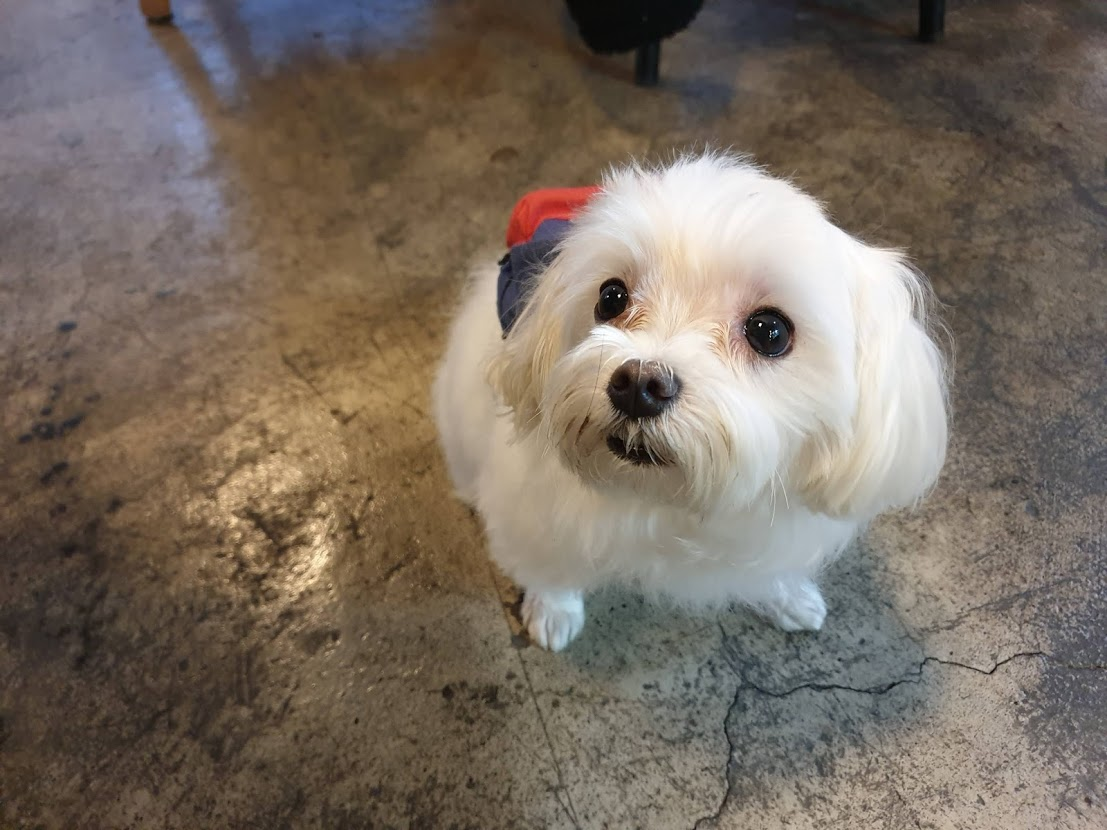
//> input picture Chapter5/Chapter5/hodu5.jpg, 1107 x 830 px
$ ./main   (built with g++ and OpenCV 4)
//> lines starting //> are read from the running program, lines starting //| are printed output that depends on the picture
// Chapter2.cpp : This file contains the 'main' function. Program execution begins and ends there.
//
#include "opencv2/opencv.hpp"
#include <iostream>

using namespace cv;
using namespace std;

void brightness1();

int main()
{
	brightness1();

	return 0;
}

void brightness1()
{
	Mat src = imread("hodu5.jpg", IMREAD_GRAYSCALE);
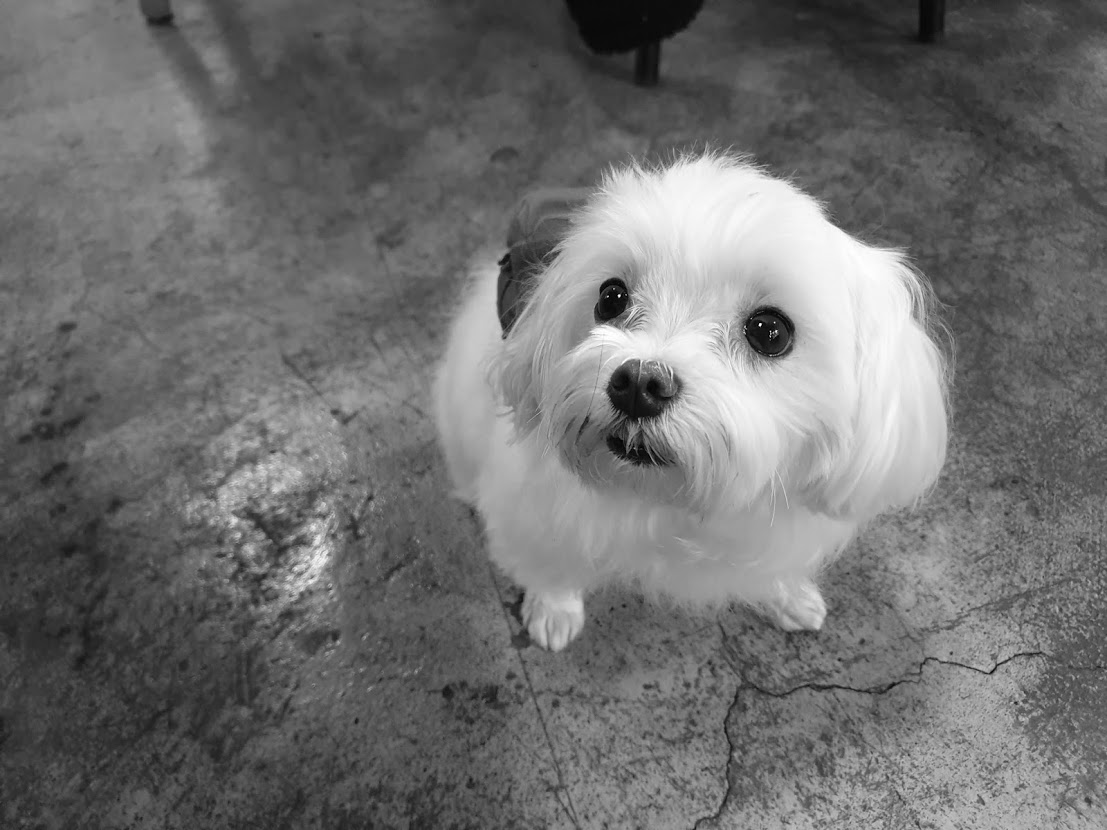
//> src: 830 rows x 1107 cols, CV_8UC1; min 0, max 255, mean 111

	if (src.empty())
	{
		cerr << "Image load failed!" << endl;
		return;
	}

	Mat dst = src + 100;
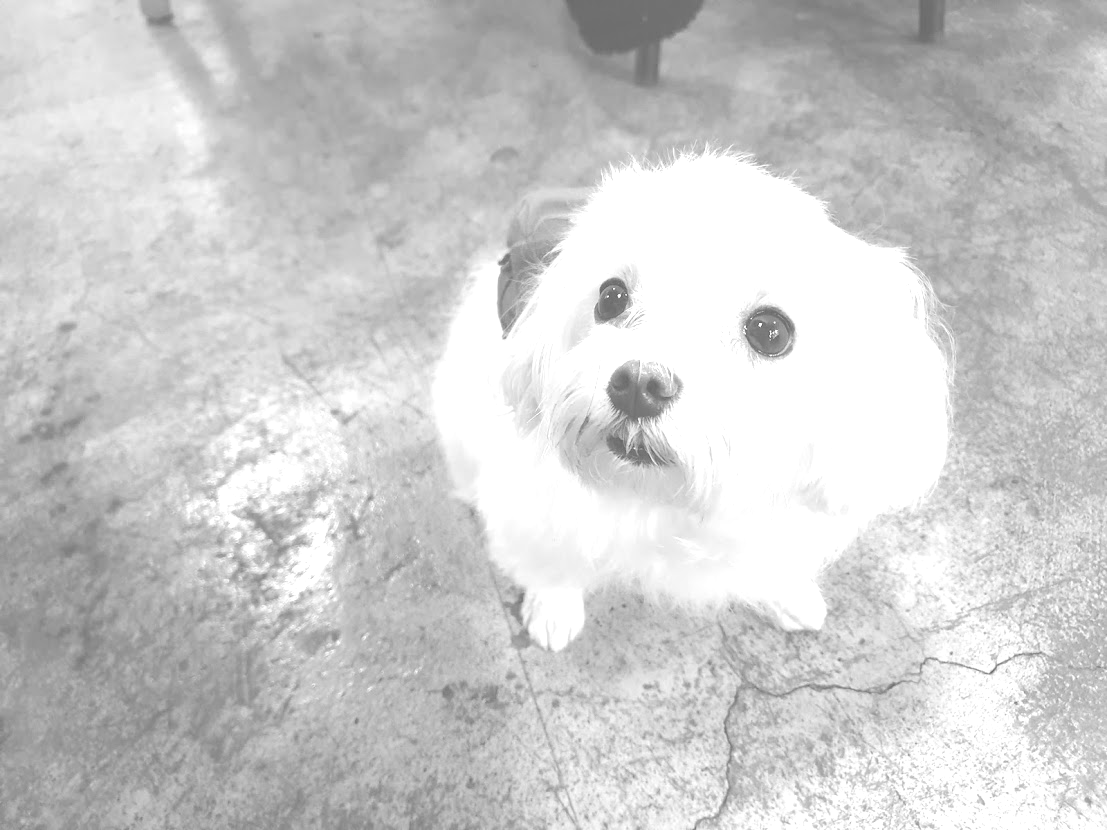
//> dst: 830 rows x 1107 cols, CV_8UC1; min 100, max 255, mean 204.4

	namedWindow("src", WINDOW_NORMAL);
	namedWindow("dst", WINDOW_NORMAL);
	imshow("src", src);

	imshow("dst", dst);
	waitKey();
	destroyAllWindows();
}
